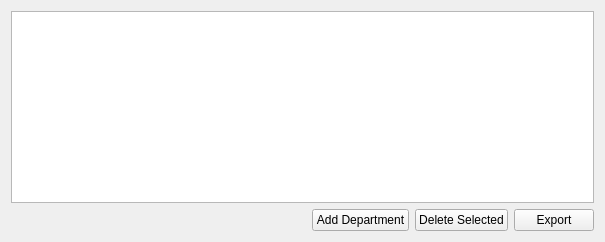
     <widget class="QWidget" name="page_2">
      <layout class="QVBoxLayout" name="verticalLayout_15">
       <item>
        <widget class="QTableView" name="tableDepartments">
         <property name="editTriggers">
          <set>QAbstractItemView::NoEditTriggers</set>
         </property>
         <property name="alternatingRowColors">
          <bool>true</bool>
         </property>
         <property name="sortingEnabled">
          <bool>true</bool>
         </property>
        </widget>
       </item>
       <item>
        <layout class="QHBoxLayout" name="_5">
         <item>
          <spacer>
           <property name="orientation">
            <enum>Qt::Horizontal</enum>
           </property>
           <property name="sizeHint" stdset="0">
            <size>
             <width>301</width>
             <height>20</height>
            </size>
           </property>
          </spacer>
         </item>
         <item>
          <widget class="QPushButton" name="btnAddDepartment">
           <property name="text">
            <string>Add Department</string>
           </property>
          </widget>
         </item>
         <item>
          <widget class="QPushButton" name="btnDeleteDepartment">
           <property name="text">
            <string>Delete Selected</string>
           </property>
          </widget>
         </item>
         <item>
          <widget class="QPushButton" name="btnExportDepartment">
           <property name="text">
            <string>Export</string>
           </property>
          </widget>
         </item>
        </layout>
       </item>
      </layout>
     </widget>
